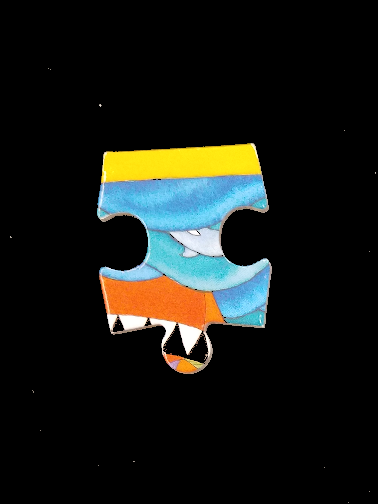
#> input picture piece1.png, 378 x 504 px, given in place of frozenblack.jpg, which was not available; the run also reads 1 picture not shown here
$ python finalsolve.py   (older library calls are emulated)
#> lines starting #> are read from the running program, lines starting #| are printed output that depends on the picture; after the words box and inside, x2 and y2 are one past the last pixel; in counts of white or black regions, pixels touching at a corner belong together; pictures that were not available may be replaced by others from this repository, and a replacement may not be noted
from PIL import Image
import cv2
import numpy as np
from matplotlib import pyplot as plt

numpieces = 4
puzzlewidth = 2
puzzleheight = 2

def identify_contour(piece, threshold_low=150, threshold_high=255):
    piece = cv2.cvtColor(piece, cv2.COLOR_BGR2GRAY)  # better in grayscale
    ret, thresh = cv2.threshold(piece, threshold_low, threshold_high, 0)
    image, contours, heirarchy = cv2.findContours(thresh, cv2.RETR_TREE, cv2.CHAIN_APPROX_SIMPLE)
    contour_sorted = np.argsort(map(cv2.contourArea, contours))
    return contours, contour_sorted[-2]


def get_bounding_rect(contour):
    x, y, w, h = cv2.boundingRect(contour)
    return x, y, w, h

if __name__=="__main__":
    img = cv2.imread("frozenblack.jpg")
#> img is the input picture: shape (504, 378, 3); mean B, G, R 21, 25.7, 23.6
    height, width, channels = img.shape
#> height = 504; width = 378; channels = 3
    scaleheight = int(height / puzzleheight)
#> scaleheight = 252
    scalewidth = int(width / puzzlewidth)
#> scalewidth = 189
    for x in range(0, numpieces):
        y1 = x%puzzleheight*scaleheight
#> y1 = 0
        y2 = (x%puzzleheight+1)*scaleheight
#> y2 = 252
        x1 = x%puzzlewidth*scalewidth
#> x1 = 0
        x2 = (x%puzzlewidth+1)*scalewidth
#> x2 = 189
        crop_img = img[y1:y2, x1:x2]
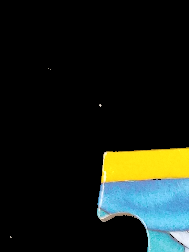
#> crop_img: shape (252, 189, 3); mean B, G, R 24.2, 31.4, 24.7
        cv2.imwrite("piece"+str(x+1)+".png", crop_img)

        im = Image.open("piece"+str(x+1)+".png")
        im = im.convert("RGBA")
#> im: PIL image 189x252 RGBA
        datas = im.getdata()

        newData = []
        for item in datas:
            if item[0] < 132 and item[1] < 132 and item[2] < 132:
                newData.append((255, 255, 255, 0))
            else:
                newData.append(item)
#> after the loop, newData = 47628 items

        im.putdata(newData)
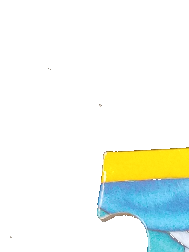
#> im: PIL image 189x252 RGBA; mean R, G, B, A 239.4, 246.1, 238.9, 40.3; transparent parts drawn white
        im.save("piece"+str(x+1)+".png", "PNG")

    canvas = cv2.imread('Frozenref.jpg')
    piece = cv2.imread('piece1.png')

    contours, contour_index = identify_contour(piece.copy())
#> in identify_contour, `piece = cv2.cvtColor(piece, cv2.COLOR_BGR2GRAY)`:
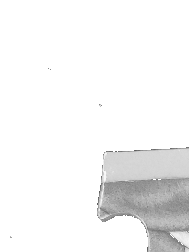
#> piece: shape (252, 189); min 92, max 255, mean 243.3
#> in identify_contour, `ret, thresh = cv2.threshold(piece, threshold_low, threshold_high, 0)`:
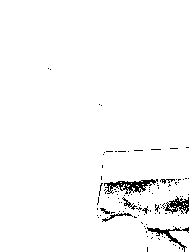
#> thresh: shape (252, 189); 97.5% white; black in thin lines or dots, all inside (x1, y1, x2, y2) = (48, 68, 189, 252)
#> in identify_contour, `ret, thresh = cv2.threshold(piece, threshold_low, threshold_high, 0)`: ret = 150
#> in identify_contour, `image, contours, heirarchy = cv2.findContours(thresh, cv2.RETR_TREE, c..`: contours = 179 contours, 169 with area under 20; largest, box (x1, y1, x2, y2) and area: (0, 0, 189, 252) 46635, (103, 178, 157, 194) 420, (101, 212, 133, 223) 96, (122, 197, 132, 208) 47, (99, 207, 111, 215) 41
#> in identify_contour, `contour_sorted = np.argsort(map(cv2.contourArea, contours))`: contour_sorted = [0]
#> (the run stopped early here; a loop or call above may not have finished)
